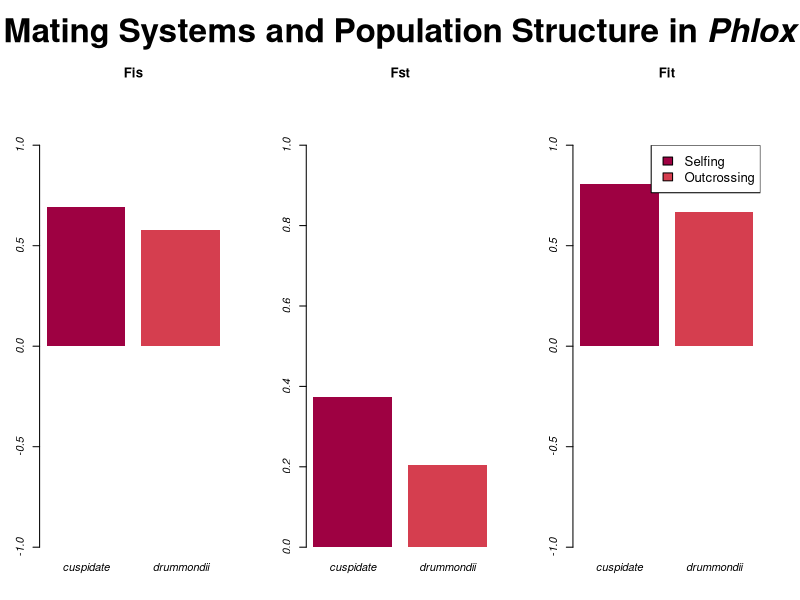

The R source for this figure:
# Gates Dupont  #
# 4100 Prelim 2 #
# F18           #
# # # # # # # # #

library(RColorBrewer)


#----Setting up populations----
cuspidate = data.frame(
  subpop = 1:43,
  p = c(rep(1,40), 0.49, 0.83, 0.91), # allele frequency
  H0 = c(rep(0,40), 0.17, 0.06, 0.06)
)

drummondii = data.frame(
  subpop = 1:73,
  p = c(rep(1, 66), 0.86, 0.8, 0.7, 0.96, 0.96, 0.73, 0.91),
  H0 = c(rep(0, 66), 0.06, 0.12, 0.2, 0.03, 0.09, 0.15, 0.06)
)

#------------------------------------QUESTION 2a------------------------------------

#----Calculating expected H----
cuspidate$He = 2 * cuspidate$p * (1-cuspidate$p)
drummondii$He = 2 * drummondii$p * (1-drummondii$p)
# Could also do equation 6 on review guide?

#----H stats for each pop----
H0.c = mean(cuspidate$H0) # Observed H
Hs.c = mean(cuspidate$He) # Metapopulation (total) expected H
p.bar.c = mean(cuspidate$p)
Ht.c = 2 * p.bar.c * (1-p.bar.c)
#Ht.c.old = mean(2*(cuspidate$p^2)) # Subpopulation expected H ------------Not sure this is right

H0.d = mean(drummondii$H0) 
Hs.d = mean(drummondii$He)
p.bar.d = mean(drummondii$p)
Ht.d = 2 * p.bar.d * (1-p.bar.d)
#Ht.d.old = mean(2*(drummondii$p^2))

#----cuspidate F stats----
Fis.c = 1 - (H0.c / Hs.c) # Within-subpop H
Fst.c = 1 - (Hs.c / Ht.c) # Metapop H
Fit.c = 1 - (H0.c / Ht.c) # Total / at both levels
Fit.c.check = Fis.c + Fst.c - Fis.c * Fst.c # Math check
round(Fit.c.check, digits=4) == round(Fit.c, digits=4)
round((1-Fit.c), digits=4) == round(((1-Fis.c)*(1-Fst.c)), digits=4) # Second check

#----drummondii F stats----
Fis.d = 1 - (H0.d / Hs.d)
Fst.d = 1 - (Hs.d / Ht.d)
Fit.d = 1 - (H0.d / Ht.d)
Fit.d.check = Fis.d + Fst.d - Fis.d * Fst.d 
round(Fit.d.check, digits=4) == round(Fit.d, digits=4)
round((1-Fit.d), digits=4) == round(((1-Fis.d)*(1-Fst.d)), digits=4) # Second check

#----plotting----
par(mfrow=c(1,3), mar=c(4,3,11,3))
barplot(c(Fis.c, Fis.d), names.arg = c("cuspidate", "drummondii"), font=3, main="Fis", ylim=c(-1,1), col = brewer.pal(n = 10, name = 'Spectral'), border=NA)
barplot(c(Fst.c, Fst.d), names.arg = c("cuspidate", "drummondii"), font=3, main="Fst", ylim=c(0,1), col =  brewer.pal(n = 10, name = 'Spectral'), border=NA)
barplot(c(Fit.c, Fit.d), names.arg = c("cuspidate", "drummondii"), font=3, main="Fit", ylim=c(-1,1), col =  brewer.pal(n = 10, name = 'Spectral'), border=NA)
legend("topright",  fill = brewer.pal(n = 10, name = 'Spectral')[1:2], legend = c("Selfing", "Outcrossing"), cex=1.2)
mtext(expression(paste(bold("Mating Systems and Population Structure in"), bolditalic(" Phlox"))), 
      side = 3, line = -4, outer = TRUE, cex=2)
#dev.off()

#------------------------------------QUESTION 2b------------------------------------

#----Calculating Nem----
Ne_m.d = 0.25*((1/Fst.d)-1)
Ne_m.d2 = (1-Fst.d)/(4*Fst.d)

#------------------------------------QUESTION 2c------------------------------------

#----Calculating Ne----
Ne.d = Ne_m.d/0.1

#------------------------------------QUESTION 2d------------------------------------

#----Calculating Ne----
Ne.d.2 = Ne_m.d/(0.1*10)
